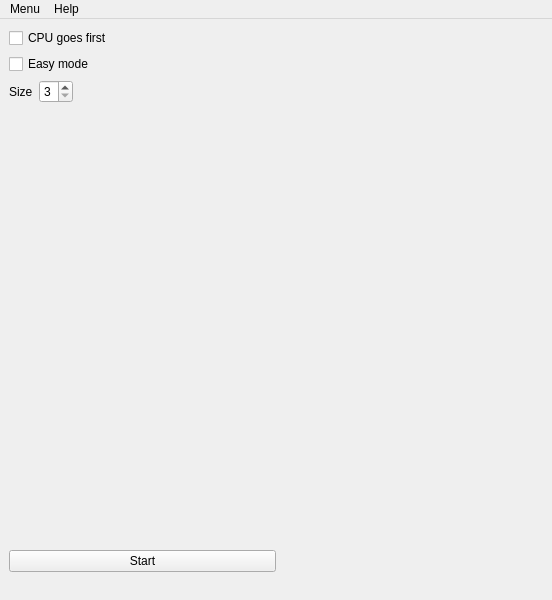
<?xml version="1.0" encoding="UTF-8"?>
<ui version="4.0">
 <class>MainWindow</class>
 <widget class="QMainWindow" name="MainWindow">
  <property name="geometry">
   <rect>
    <x>0</x>
    <y>0</y>
    <width>552</width>
    <height>600</height>
   </rect>
  </property>
  <property name="sizePolicy">
   <sizepolicy hsizetype="Fixed" vsizetype="Fixed">
    <horstretch>0</horstretch>
    <verstretch>0</verstretch>
   </sizepolicy>
  </property>
  <property name="minimumSize">
   <size>
    <width>552</width>
    <height>600</height>
   </size>
  </property>
  <property name="maximumSize">
   <size>
    <width>552</width>
    <height>600</height>
   </size>
  </property>
  <property name="windowTitle">
   <string>TicTacToe</string>
  </property>
  <widget class="QWidget" name="centralwidget">
   <layout class="QVBoxLayout" name="verticalLayout">
    <item>
     <widget class="QStackedWidget" name="stackedWidget">
      <property name="currentIndex">
       <number>0</number>
      </property>
      <widget class="QWidget" name="options">
       <layout class="QVBoxLayout" name="verticalLayout_2">
        <property name="leftMargin">
         <number>0</number>
        </property>
        <property name="topMargin">
         <number>0</number>
        </property>
        <property name="rightMargin">
         <number>0</number>
        </property>
        <property name="bottomMargin">
         <number>0</number>
        </property>
        <item>
         <layout class="QGridLayout" name="gridLayout">
          <item row="0" column="1">
           <widget class="QCheckBox" name="cbCpuFirst">
            <property name="text">
             <string>CPU goes first</string>
            </property>
           </widget>
          </item>
          <item row="5" column="3">
           <spacer name="horizontalSpacer">
            <property name="orientation">
             <enum>Qt::Horizontal</enum>
            </property>
            <property name="sizeHint" stdset="0">
             <size>
              <width>40</width>
              <height>20</height>
             </size>
            </property>
           </spacer>
          </item>
          <item row="1" column="1">
           <widget class="QCheckBox" name="cbEasyMode">
            <property name="text">
             <string>Easy mode</string>
            </property>
           </widget>
          </item>
          <item row="2" column="1">
           <widget class="QWidget" name="widget_2" native="true">
            <property name="minimumSize">
             <size>
              <width>0</width>
              <height>0</height>
             </size>
            </property>
            <layout class="QHBoxLayout" name="horizontalLayout_2">
             <property name="leftMargin">
              <number>0</number>
             </property>
             <property name="topMargin">
              <number>0</number>
             </property>
             <property name="rightMargin">
              <number>0</number>
             </property>
             <property name="bottomMargin">
              <number>0</number>
             </property>
             <item>
              <widget class="QLabel" name="label">
               <property name="text">
                <string>Size</string>
               </property>
              </widget>
             </item>
             <item>
              <widget class="QSpinBox" name="pbGridSize">
               <property name="suffix">
                <string/>
               </property>
               <property name="prefix">
                <string/>
               </property>
               <property name="minimum">
                <number>3</number>
               </property>
               <property name="maximum">
                <number>7</number>
               </property>
              </widget>
             </item>
             <item>
              <spacer name="horizontalSpacer_2">
               <property name="orientation">
                <enum>Qt::Horizontal</enum>
               </property>
               <property name="sizeHint" stdset="0">
                <size>
                 <width>40</width>
                 <height>20</height>
                </size>
               </property>
              </spacer>
             </item>
            </layout>
           </widget>
          </item>
          <item row="5" column="1">
           <widget class="QPushButton" name="psStart">
            <property name="text">
             <string>Start</string>
            </property>
           </widget>
          </item>
          <item row="4" column="1">
           <spacer name="verticalSpacer">
            <property name="orientation">
             <enum>Qt::Vertical</enum>
            </property>
            <property name="sizeHint" stdset="0">
             <size>
              <width>20</width>
              <height>40</height>
             </size>
            </property>
           </spacer>
          </item>
         </layout>
        </item>
       </layout>
      </widget>
      <widget class="QWidget" name="game">
       <layout class="QVBoxLayout" name="verticalLayout_3">
        <property name="leftMargin">
         <number>0</number>
        </property>
        <property name="topMargin">
         <number>0</number>
        </property>
        <property name="rightMargin">
         <number>0</number>
        </property>
        <property name="bottomMargin">
         <number>0</number>
        </property>
        <item>
         <layout class="QGridLayout" name="glGame">
          <property name="spacing">
           <number>1</number>
          </property>
         </layout>
        </item>
       </layout>
      </widget>
     </widget>
    </item>
   </layout>
  </widget>
  <widget class="QMenuBar" name="menubar">
   <property name="geometry">
    <rect>
     <x>0</x>
     <y>0</y>
     <width>552</width>
     <height>21</height>
    </rect>
   </property>
   <widget class="QMenu" name="menuMenu">
    <property name="title">
     <string>Menu</string>
    </property>
    <addaction name="actionNew_Game"/>
    <addaction name="actionExit"/>
   </widget>
   <widget class="QMenu" name="menuHelp">
    <property name="title">
     <string>Help</string>
    </property>
    <addaction name="actionAbout"/>
   </widget>
   <addaction name="menuMenu"/>
   <addaction name="menuHelp"/>
  </widget>
  <widget class="QStatusBar" name="statusbar">
   <property name="sizeGripEnabled">
    <bool>false</bool>
   </property>
  </widget>
  <action name="actionNew_Game">
   <property name="text">
    <string>New Game</string>
   </property>
  </action>
  <action name="actionExit">
   <property name="text">
    <string>Exit</string>
   </property>
  </action>
  <action name="actionAbout">
   <property name="text">
    <string>About</string>
   </property>
  </action>
 </widget>
 <resources/>
 <connections/>
</ui>
